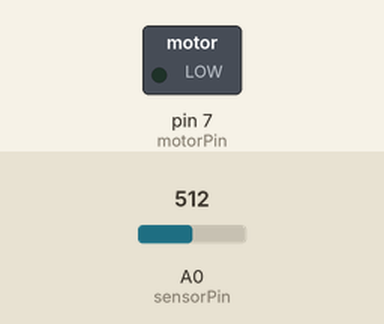
Simulated run of this sketch. Board: Arduino Uno, built with avr-gcc and run on an emulated ATmega328P. Parts: switched loads named in the sketch (green lamp = pin HIGH). Inputs (shaded band) come from the test bench; at power-on: A0 (sensorPin) = 512. What the sketch prints to the serial monitor is not drawn.

Above: at 2.8 s.
2.9 s: A0 (sensorPin) set to 489
At 4.6 s:
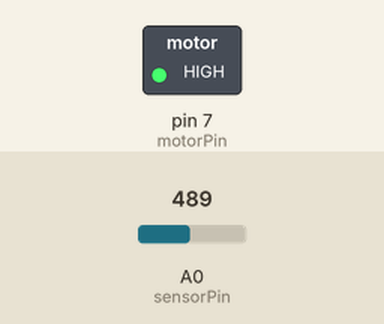
5.6 s: A0 (sensorPin) set to 510
At 7.3 s:
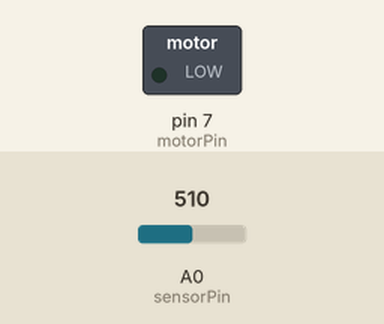
8.3 s: A0 (sensorPin) set to 490
At 10.4 s:
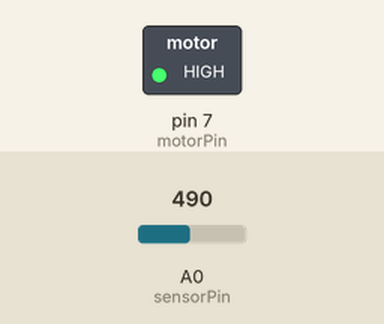
Timing chart, 0 to 11.9 s (numbered marks = the images above; inputs shaded):
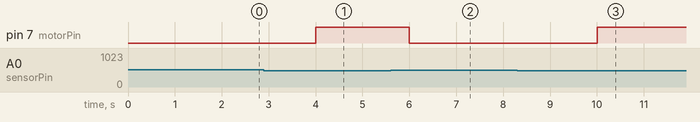

Measured:
- the behaviour switches between 501 and 500 on A0 (sensorPin) (found by bisection; images 0 and 1)
- after the input at 2.9 s, pin 7 (motorPin): LOW → HIGH after 1.1 s
- after the input at 5.6 s, pin 7 (motorPin): HIGH → LOW after 0.40 s
- after the input at 8.3 s, pin 7 (motorPin): LOW → HIGH after 1.7 s

The sketch:

soil_moisture.ino
```cpp
int sensorPin = A0;
int motorPin = 7;
int moistureValue = 0;
int threshold = 500;

void setup() {
  Serial.begin(9600);
  pinMode(motorPin, OUTPUT);
  digitalWrite(motorPin, HIGH);
}

void loop() {
  moistureValue = analogRead(sensorPin);

  Serial.print("Moisture Value: ");
  Serial.println(moistureValue);

  if (moistureValue > threshold) {
    Serial.println("Soil is dry → Motor ON");
    digitalWrite(motorPin, LOW);
  }
  else {
    Serial.println("Soil is wet → Motor OFF");
    digitalWrite(motorPin, HIGH);
  }

  delay(2000);
}
```
